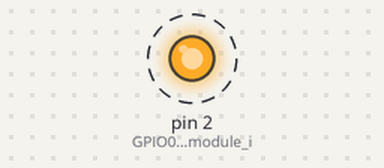
A sketch run on a simulated Arduino Uno, built with avr-gcc and run on an emulated ATmega328P. Shown: output pins drawn as LEDs (lit = HIGH). Dashed ring = blinking. What the sketch prints to the serial monitor is not drawn.

Above: at 0.5 s.
Timing chart, 0 to 4.6 s (numbered marks = the images above):
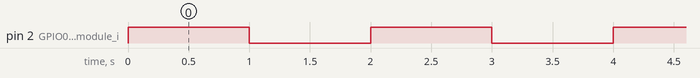

The sketch:

01-blinky.ino
```cpp
// INFO: On-board LED will blink every second

// HARDWARE: ESP12E module with FTDI chip and 2 AA batteries
// `GND` pin on ESP12E to `GND`
// `GPIO0` pin on ESP12E to `GND` for boot loader mode
// `RX` pin on ESP12E to `TX` on FTDI chip
// `TX` pin on ESP12E to `RX` on FTDI chip
// `VCC` pin to 3V from battery
// `EN` pin to 3V from battery

// Flashing via Arduino IDE
// Ensure Baud rate is 74880
// Plug in the FTDI chip to laptop
// Ensure serial monitor shows "boot mode ... waiting for host"
// Close the serial monitor
// Flash the firmware

void setup() {
  pinMode(2, OUTPUT); // GPIO02 on ESP-12 module is linked to on-board LED
  Serial.begin(115200);
  Serial.println("setup");
}

void loop() {
  digitalWrite(2, HIGH);
  Serial.println("HIGH");
  delay(1000);
  digitalWrite(2, LOW);
  Serial.println("LOW");
  delay(1000);
}
```

Measured:
- by itself, pin 2 (GPIO02_on_ESP-12_module_i): alternates HIGH for 1.0 s and LOW for 1.0 s
